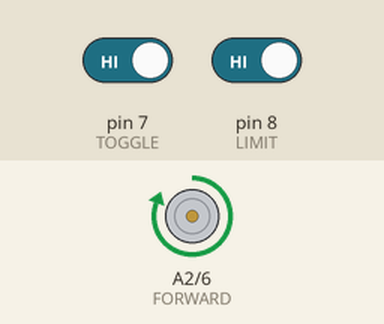
The sketch below on a simulated Arduino Uno, built with avr-gcc and run on an emulated ATmega328P. Shown: motor-driver pin pairs drawn as motors (green arrow = first pin HIGH = forward, orange = second pin HIGH = backward, longer = more drive). Inputs (shaded band) come from the test bench; at power-on: pin 7 (TOGGLE) HIGH, pin 8 (LIMIT) HIGH. What the sketch prints to the serial monitor is not drawn.

Above: at 1.2 s.
1.3 s: pin 7 (TOGGLE) driven LOW
At 2.2 s:
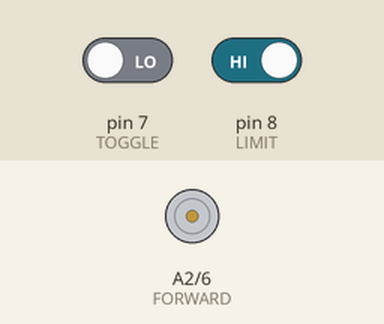
2.8 s: pin 7 (TOGGLE) driven HIGH
At 3.3 s:
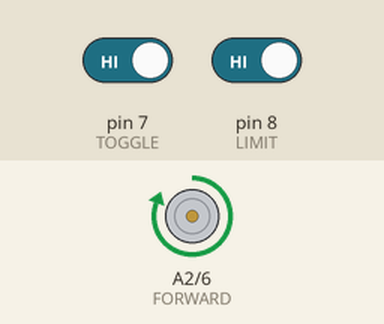
4.3 s: pin 7 (TOGGLE) driven LOW and pin 8 (LIMIT) driven LOW
At 5.8 s:
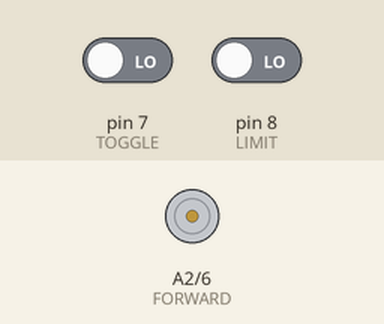
Timing chart, 0 to 13.3 s (numbered marks = the images above; inputs shaded):
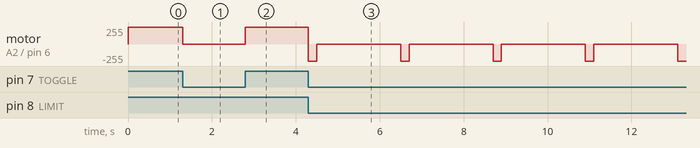

The sketch:

ENGR40M_Relentless_Fighter.ino
```cpp
//  State values live in an enum
enum states {STOP = 0, FORWARD = A2, REVERSE = 6};

const byte LIMIT = 8;
const byte TOGGLE = 7;

// this state variable saves our state between calls to loop()
int state = STOP;


void setup() {
  Serial.begin(115200);
  Serial.println("Setup complete");
  // TO DO:
  // intialize input and output pins
  pinMode(FORWARD, OUTPUT);
  pinMode(REVERSE, OUTPUT);
  pinMode(LIMIT, INPUT_PULLUP);
  pinMode(TOGGLE, INPUT_PULLUP);

  // intialize your initial states
  state = STOP;
}

void loop() {
  // TODO read input pins to get status of toggle and limit
  // Not necessary you can call easily each time during the if statement for more concise code
  switch (state) {
    case STOP: // case for STOP
      digitalWrite(FORWARD, LOW);
      digitalWrite(REVERSE, LOW);
      // TO DO: Set your outputs for the motor to stop
      if (digitalRead(TOGGLE) == LOW){
          state = STOP;
          break;
      // TO DO: Decide whether to change states and update the state variable accordingly
      }

    case FORWARD: // case for forward
      // TO DO: Set your outputs for the motor to move forward
      digitalWrite(FORWARD, HIGH);
      digitalWrite(REVERSE, LOW);
      // TO DO: Decides whether to change states by updatin gth Transition for your states depending on your input
      if (digitalRead(TOGGLE) == HIGH){
        state = FORWARD;
        break;
      }

    case REVERSE: // case for backward
      // TO DO: Set your outputs for the motor to reverse
      // Have the finger press the toggle quickly, then stop before it goes all the way down to see if it is pressed again.
      // If pressed again, the finger presses it again and repeats this until it goes all the way back down.
      while (digitalRead(TOGGLE) == LOW && digitalRead(LIMIT) == LOW) {
        analogWrite(FORWARD, 127);
        digitalWrite(REVERSE, HIGH);
        delay(200);
        digitalWrite(FORWARD, LOW);
        digitalWrite(REVERSE, LOW);
        delay(2000);
        analogWrite(FORWARD, 127);
        digitalWrite(REVERSE, HIGH);
      }
      // TO DO: Transition for your states depending on your input
      if (digitalRead(TOGGLE) == LOW && digitalRead(LIMIT) == LOW){
          state = REVERSE;
          break;
      }
      state = STOP;
  }; // end switch
}
```

Measured:
- after the input at 1.3 s, motor on A2 (FORWARD) / pin 6 (REVERSE): forward 255/255 → stopped at once
- after the input at 2.8 s, motor on A2 (FORWARD) / pin 6 (REVERSE): stopped → forward 255/255 at once
- after the input at 4.3 s, motor on A2 (FORWARD) / pin 6 (REVERSE): alternates backward 255/255 for 0.20 s and stopped for 2.0 s, starting at once
